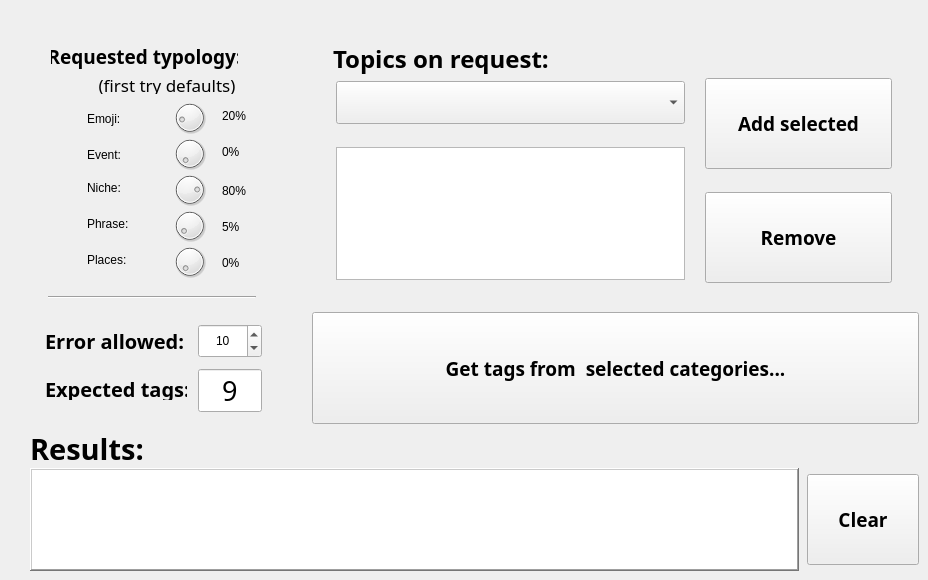
   <widget class="QWidget" name="generateHashtags">
    <property name="toolTip">
     <string extracomment="Request a collection of hashtags according to a series of categories you predefine, and some preselected types.">Request a collection of hashtags according to a series of categories you predefine, and some preselected types.</string>
    </property>
    <property name="toolTipDuration">
     <number>7777</number>
    </property>
    <attribute name="title">
     <string>Generate the Hashtags</string>
    </attribute>
    <widget class="QPlainTextEdit" name="plainTextEditGeneratedHashTags">
     <property name="geometry">
      <rect>
       <x>30</x>
       <y>468</y>
       <width>769</width>
       <height>103</height>
      </rect>
     </property>
     <property name="font">
      <font>
       <family>Arial</family>
       <pointsize>12</pointsize>
       <weight>50</weight>
       <bold>false</bold>
      </font>
     </property>
     <property name="toolTip">
      <string extracomment="Copy your hashtags below.">Copy your hashtags below.</string>
     </property>
     <property name="toolTipDuration">
      <number>7777</number>
     </property>
     <property name="frameShape">
      <enum>QFrame::WinPanel</enum>
     </property>
     <property name="frameShadow">
      <enum>QFrame::Raised</enum>
     </property>
    </widget>
    <widget class="QLabel" name="label">
     <property name="geometry">
      <rect>
       <x>30</x>
       <y>432</y>
       <width>142</width>
       <height>34</height>
      </rect>
     </property>
     <property name="font">
      <font>
       <family>Trebuchet MS</family>
       <pointsize>22</pointsize>
       <weight>75</weight>
       <bold>true</bold>
       <underline>false</underline>
      </font>
     </property>
     <property name="toolTip">
      <string extracomment="Copy your hashtags below.">Copy your hashtags below.</string>
     </property>
     <property name="toolTipDuration">
      <number>7777</number>
     </property>
     <property name="text">
      <string>Results:</string>
     </property>
    </widget>
    <widget class="QLabel" name="label_2">
     <property name="geometry">
      <rect>
       <x>45</x>
       <y>378</y>
       <width>142</width>
       <height>22</height>
      </rect>
     </property>
     <property name="font">
      <font>
       <family>Trebuchet MS</family>
       <pointsize>15</pointsize>
       <weight>75</weight>
       <bold>true</bold>
       <underline>false</underline>
      </font>
     </property>
     <property name="toolTip">
      <string extracomment="How many tags are you requesting?">How many tags are you requesting?</string>
     </property>
     <property name="toolTipDuration">
      <number>7777</number>
     </property>
     <property name="text">
      <string>Expected tags:</string>
     </property>
    </widget>
    <widget class="QLineEdit" name="lineEditExpectedTags">
     <property name="geometry">
      <rect>
       <x>198</x>
       <y>369</y>
       <width>64</width>
       <height>43</height>
      </rect>
     </property>
     <property name="font">
      <font>
       <family>Trebuchet MS</family>
       <pointsize>20</pointsize>
       <weight>50</weight>
       <bold>false</bold>
      </font>
     </property>
     <property name="toolTip">
      <string extracomment="How many tags are you requesting?">How many tags are you requesting?</string>
     </property>
     <property name="toolTipDuration">
      <number>7777</number>
     </property>
     <property name="text">
      <string>9</string>
     </property>
     <property name="alignment">
      <set>Qt::AlignCenter</set>
     </property>
    </widget>
    <widget class="QComboBox" name="comboBoxRequestSelectedTopics">
     <property name="geometry">
      <rect>
       <x>336</x>
       <y>81</y>
       <width>349</width>
       <height>43</height>
      </rect>
     </property>
     <property name="font">
      <font>
       <family>Arial</family>
       <pointsize>17</pointsize>
       <weight>50</weight>
       <bold>false</bold>
      </font>
     </property>
     <property name="toolTip">
      <string extracomment="According to the information you are tagging, please select which categories are better representatives. From these, hashtags will be chosen, specially if hashtags repeat and are present in more than one category.">According to the information you are tagging, please select which categories are better representatives. From these, hashtags will be chosen, specially if hashtags repeat and are present in more than one category.</string>
     </property>
    </widget>
    <widget class="QLabel" name="label_3">
     <property name="geometry">
      <rect>
       <x>333</x>
       <y>42</y>
       <width>367</width>
       <height>34</height>
      </rect>
     </property>
     <property name="font">
      <font>
       <family>Trebuchet MS</family>
       <pointsize>18</pointsize>
       <weight>75</weight>
       <bold>true</bold>
       <underline>false</underline>
      </font>
     </property>
     <property name="toolTip">
      <string extracomment="According to the information you are tagging, please select which categories are better representatives. From these, hashtags will be chosen, specially if hashtags repeat and are present in more than one category.">According to the information you are tagging, please select which categories are better representatives. From these, hashtags will be chosen, specially if hashtags repeat and are present in more than one category.</string>
     </property>
     <property name="text">
      <string>Topics on request:</string>
     </property>
    </widget>
    <widget class="QPushButton" name="pushButtonGetHashtags">
     <property name="geometry">
      <rect>
       <x>312</x>
       <y>312</y>
       <width>607</width>
       <height>112</height>
      </rect>
     </property>
     <property name="font">
      <font>
       <family>Lucida Sans Unicode</family>
       <pointsize>14</pointsize>
       <weight>75</weight>
       <bold>true</bold>
      </font>
     </property>
     <property name="cursor">
      <cursorShape>PointingHandCursor</cursorShape>
     </property>
     <property name="toolTip">
      <string extracomment="Select the hashtags according to your setting.">Select the hashtags according to your setting.</string>
     </property>
     <property name="toolTipDuration">
      <number>7777</number>
     </property>
     <property name="text">
      <string>Get tags from  selected categories...</string>
     </property>
    </widget>
    <widget class="QPushButton" name="pushButtonRequestsAddTopic">
     <property name="geometry">
      <rect>
       <x>705</x>
       <y>78</y>
       <width>187</width>
       <height>91</height>
      </rect>
     </property>
     <property name="font">
      <font>
       <family>Lucida Sans Unicode</family>
       <pointsize>14</pointsize>
       <weight>75</weight>
       <bold>true</bold>
      </font>
     </property>
     <property name="toolTip">
      <string extracomment="According to the information you are tagging, please select which categories are better representatives. From these, hashtags will be chosen, specially if hashtags repeat and are present in more than one category.">According to the information you are tagging, please select which categories are better representatives. From these, hashtags will be chosen, specially if hashtags repeat and are present in more than one category.</string>
     </property>
     <property name="text">
      <string>Add selected</string>
     </property>
    </widget>
    <widget class="QPushButton" name="pushButtonRequesteRemoveTopic">
     <property name="geometry">
      <rect>
       <x>705</x>
       <y>192</y>
       <width>187</width>
       <height>91</height>
      </rect>
     </property>
     <property name="font">
      <font>
       <family>Lucida Sans Unicode</family>
       <pointsize>14</pointsize>
       <weight>75</weight>
       <bold>true</bold>
      </font>
     </property>
     <property name="toolTip">
      <string extracomment="According to the information you are tagging, please select which categories are better representatives. From these, hashtags will be chosen, specially if hashtags repeat and are present in more than one category.">According to the information you are tagging, please select which categories are better representatives. From these, hashtags will be chosen, specially if hashtags repeat and are present in more than one category.</string>
     </property>
     <property name="text">
      <string>Remove</string>
     </property>
    </widget>
    <widget class="QLabel" name="label_32">
     <property name="geometry">
      <rect>
       <x>87</x>
       <y>111</y>
       <width>109</width>
       <height>16</height>
      </rect>
     </property>
     <property name="toolTip">
      <string extracomment="Emoji type hashtags relate to sentiments and feelings. They convey shared attitudes and similar meanings idependently of the category.">Emoji type hashtags relate to sentiments and feelings. They convey shared attitudes and similar meanings idependently of the category.</string>
     </property>
     <property name="toolTipDuration">
      <number>7777</number>
     </property>
     <property name="text">
      <string>Emoji:</string>
     </property>
    </widget>
    <widget class="QLabel" name="label_33">
     <property name="geometry">
      <rect>
       <x>87</x>
       <y>147</y>
       <width>109</width>
       <height>16</height>
      </rect>
     </property>
     <property name="toolTip">
      <string extracomment="Event type hashtags are referred to contingent happenings, maybe upcoming, may in the past. They are temporarily bound to the meaning, non necessarily relating to commercial events."/>
     </property>
     <property name="toolTipDuration">
      <number>7777</number>
     </property>
     <property name="text">
      <string>Event:</string>
     </property>
    </widget>
    <widget class="QLabel" name="label_34">
     <property name="geometry">
      <rect>
       <x>87</x>
       <y>180</y>
       <width>109</width>
       <height>16</height>
      </rect>
     </property>
     <property name="toolTip">
      <string extracomment="Niche type hashtags are the ones that call directly on some public or circle. It's an allusion to a group of people.">Niche type hashtags are the ones that call directly on some public or circle. It's an allusion to a group of people.</string>
     </property>
     <property name="toolTipDuration">
      <number>7777</number>
     </property>
     <property name="text">
      <string>Niche:</string>
     </property>
    </widget>
    <widget class="QLabel" name="label_35">
     <property name="geometry">
      <rect>
       <x>87</x>
       <y>216</y>
       <width>109</width>
       <height>16</height>
      </rect>
     </property>
     <property name="toolTip">
      <string extracomment="Phrase or daily hashtags convey philosophical or rutinary meanings. Memes, quotes and common sayigs should rank high in this type.">Phrase or daily hashtags convey philosophical or rutinary meanings. Memes, quotes and common sayigs should rank high in this type.</string>
     </property>
     <property name="toolTipDuration">
      <number>7777</number>
     </property>
     <property name="text">
      <string>Phrase:</string>
     </property>
    </widget>
    <widget class="QLabel" name="label_36">
     <property name="geometry">
      <rect>
       <x>87</x>
       <y>252</y>
       <width>109</width>
       <height>16</height>
      </rect>
     </property>
     <property name="toolTip">
      <string extracomment="Places or location hashtags relate directly to a phisical space, geographic location or even virtual. ">Places or location hashtags relate directly to a phisical space, geographic location or even virtual. </string>
     </property>
     <property name="toolTipDuration">
      <number>7777</number>
     </property>
     <property name="text">
      <string>Places:</string>
     </property>
    </widget>
    <widget class="QDial" name="dialRequestEmoji">
     <property name="geometry">
      <rect>
       <x>171</x>
       <y>99</y>
       <width>37</width>
       <height>37</height>
      </rect>
     </property>
     <property name="toolTip">
      <string extracomment="Emoji type hashtags relate to sentiments and feelings. They convey shared attitudes and similar meanings idependently of the category.">Emoji type hashtags relate to sentiments and feelings. They convey shared attitudes and similar meanings idependently of the category.</string>
     </property>
     <property name="toolTipDuration">
      <number>7777</number>
     </property>
     <property name="maximum">
      <number>100</number>
     </property>
     <property name="value">
      <number>15</number>
     </property>
    </widget>
    <widget class="QDial" name="dialRequestEvent">
     <property name="geometry">
      <rect>
       <x>171</x>
       <y>135</y>
       <width>37</width>
       <height>37</height>
      </rect>
     </property>
     <property name="toolTip">
      <string extracomment="Event type hashtags are referred to contingent happenings, maybe upcoming, may in the past. They are temporarily bound to the meaning, non necessarily relating to commercial events.">Event type hashtags are referred to contingent happenings, maybe upcoming, may in the past. They are temporarily bound to the meaning, non necessarily relating to commercial events.</string>
     </property>
     <property name="toolTipDuration">
      <number>7777</number>
     </property>
     <property name="maximum">
      <number>100</number>
     </property>
    </widget>
    <widget class="QDial" name="dialRequestNiche">
     <property name="geometry">
      <rect>
       <x>171</x>
       <y>171</y>
       <width>37</width>
       <height>37</height>
      </rect>
     </property>
     <property name="toolTip">
      <string extracomment="Niche type hashtags are the ones that call directly on some public or circle. It's an allusion to a group of people.">Niche type hashtags are the ones that call directly on some public or circle. It's an allusion to a group of people.</string>
     </property>
     <property name="toolTipDuration">
      <number>7777</number>
     </property>
     <property name="maximum">
      <number>100</number>
     </property>
     <property name="value">
      <number>80</number>
     </property>
    </widget>
    <widget class="QDial" name="dialRequestPhrase">
     <property name="geometry">
      <rect>
       <x>171</x>
       <y>207</y>
       <width>37</width>
       <height>37</height>
      </rect>
     </property>
     <property name="toolTip">
      <string extracomment="Phrase or daily hashtags convey philosophical or rutinary meanings. Memes, quotes and common sayigs should rank high in this type.">Phrase or daily hashtags convey philosophical or rutinary meanings. Memes, quotes and common sayigs should rank high in this type.</string>
     </property>
     <property name="toolTipDuration">
      <number>7777</number>
     </property>
     <property name="maximum">
      <number>100</number>
     </property>
     <property name="value">
      <number>5</number>
     </property>
    </widget>
    <widget class="QDial" name="dialRequestPlaces">
     <property name="geometry">
      <rect>
       <x>171</x>
       <y>243</y>
       <width>37</width>
       <height>37</height>
      </rect>
     </property>
     <property name="toolTip">
      <string extracomment="Places or location hashtags relate directly to a phisical space, geographic location or even virtual. ">Places or location hashtags relate directly to a phisical space, geographic location or even virtual. </string>
     </property>
     <property name="toolTipDuration">
      <number>7777</number>
     </property>
     <property name="maximum">
      <number>100</number>
     </property>
    </widget>
    <widget class="QLabel" name="labelRequestPercentEmoji">
     <property name="geometry">
      <rect>
       <x>222</x>
       <y>108</y>
       <width>43</width>
       <height>16</height>
      </rect>
     </property>
     <property name="font">
      <font>
       <family>Arial</family>
       <weight>50</weight>
       <bold>false</bold>
      </font>
     </property>
     <property name="toolTip">
      <string extracomment="Emoji type hashtags relate to sentiments and feelings. They convey shared attitudes and similar meanings idependently of the category.">Emoji type hashtags relate to sentiments and feelings. They convey shared attitudes and similar meanings idependently of the category.</string>
     </property>
     <property name="toolTipDuration">
      <number>7777</number>
     </property>
     <property name="text">
      <string>20%</string>
     </property>
    </widget>
    <widget class="QLabel" name="labelRequestPercentEvent">
     <property name="geometry">
      <rect>
       <x>222</x>
       <y>144</y>
       <width>43</width>
       <height>16</height>
      </rect>
     </property>
     <property name="font">
      <font>
       <family>Arial</family>
       <weight>50</weight>
       <bold>false</bold>
      </font>
     </property>
     <property name="toolTip">
      <string extracomment="Event type hashtags are referred to contingent happenings, maybe upcoming, may in the past. They are temporarily bound to the meaning, non necessarily relating to commercial events.">Event type hashtags are referred to contingent happenings, maybe upcoming, may in the past. They are temporarily bound to the meaning, non necessarily relating to commercial events.</string>
     </property>
     <property name="toolTipDuration">
      <number>7777</number>
     </property>
     <property name="text">
      <string>0%</string>
     </property>
    </widget>
    <widget class="QLabel" name="labelRequestPercentNiche">
     <property name="geometry">
      <rect>
       <x>222</x>
       <y>183</y>
       <width>43</width>
       <height>16</height>
      </rect>
     </property>
     <property name="font">
      <font>
       <family>Arial</family>
       <weight>50</weight>
       <bold>false</bold>
      </font>
     </property>
     <property name="toolTip">
      <string extracomment="Niche type hashtags are the ones that call directly on some public or circle. It's an allusion to a group of people.">Niche type hashtags are the ones that call directly on some public or circle. It's an allusion to a group of people.</string>
     </property>
     <property name="toolTipDuration">
      <number>7777</number>
     </property>
     <property name="text">
      <string>80%</string>
     </property>
    </widget>
    <widget class="QLabel" name="labelRequestPercentPhrase">
     <property name="geometry">
      <rect>
       <x>222</x>
       <y>219</y>
       <width>43</width>
       <height>16</height>
      </rect>
     </property>
     <property name="font">
      <font>
       <family>Arial</family>
       <weight>50</weight>
       <bold>false</bold>
      </font>
     </property>
     <property name="toolTip">
      <string extracomment="Phrase or daily hashtags convey philosophical or rutinary meanings. Memes, quotes and common sayigs should rank high in this type.">Phrase or daily hashtags convey philosophical or rutinary meanings. Memes, quotes and common sayigs should rank high in this type.</string>
     </property>
     <property name="toolTipDuration">
      <number>7777</number>
     </property>
     <property name="text">
      <string>5%</string>
     </property>
    </widget>
    <widget class="QLabel" name="labelRequestPercentPlaces">
     <property name="geometry">
      <rect>
       <x>222</x>
       <y>255</y>
       <width>43</width>
       <height>16</height>
      </rect>
     </property>
     <property name="font">
      <font>
       <family>Arial</family>
       <weight>50</weight>
       <bold>false</bold>
      </font>
     </property>
     <property name="toolTip">
      <string extracomment="Places or location hashtags relate directly to a phisical space, geographic location or even virtual. ">Places or location hashtags relate directly to a phisical space, geographic location or even virtual. </string>
     </property>
     <property name="toolTipDuration">
      <number>7777</number>
     </property>
     <property name="text">
      <string>0%</string>
     </property>
    </widget>
    <widget class="QLabel" name="label_9">
     <property name="geometry">
      <rect>
       <x>45</x>
       <y>330</y>
       <width>142</width>
       <height>22</height>
      </rect>
     </property>
     <property name="font">
      <font>
       <family>Trebuchet MS</family>
       <pointsize>15</pointsize>
       <weight>75</weight>
       <bold>true</bold>
       <underline>false</underline>
      </font>
     </property>
     <property name="toolTip">
      <string extracomment="Please set the error allowed. This value also actas as randomizer, from 5% to 50%, and permits some degree of overlapping on non-zero categories and types.">Please set the error allowed. This value also actas as randomizer, from 5% to 50%, and permits some degree of overlapping on non-zero categories and types.</string>
     </property>
     <property name="toolTipDuration">
      <number>7777</number>
     </property>
     <property name="text">
      <string>Error allowed:</string>
     </property>
    </widget>
    <widget class="QLabel" name="label_13">
     <property name="geometry">
      <rect>
       <x>51</x>
       <y>42</y>
       <width>187</width>
       <height>28</height>
      </rect>
     </property>
     <property name="font">
      <font>
       <family>Trebuchet MS</family>
       <pointsize>14</pointsize>
       <weight>75</weight>
       <bold>true</bold>
       <underline>false</underline>
      </font>
     </property>
     <property name="toolTip">
      <string extracomment="Please take a moment to fill taste of your request. Depending on the type of information you are tagging, the program can select a better combiation of hashtags.">Please take a moment to fill taste of your request. Depending on the type of information you are tagging, the program can select a better combiation of hashtags.</string>
     </property>
     <property name="toolTipDuration">
      <number>7777</number>
     </property>
     <property name="text">
      <string>Requested typology:</string>
     </property>
     <property name="alignment">
      <set>Qt::AlignCenter</set>
     </property>
    </widget>
    <widget class="QLabel" name="label_14">
     <property name="geometry">
      <rect>
       <x>90</x>
       <y>75</y>
       <width>154</width>
       <height>19</height>
      </rect>
     </property>
     <property name="font">
      <font>
       <family>Trebuchet MS</family>
       <pointsize>13</pointsize>
       <weight>50</weight>
       <bold>false</bold>
      </font>
     </property>
     <property name="toolTip">
      <string extracomment="Please take a moment to fill taste of your request. Depending on the type of information you are tagging, the program can select a better combiation of hashtags.">Please take a moment to fill taste of your request. Depending on the type of information you are tagging, the program can select a better combiation of hashtags.</string>
     </property>
     <property name="toolTipDuration">
      <number>7777</number>
     </property>
     <property name="text">
      <string>(first try defaults)</string>
     </property>
     <property name="alignment">
      <set>Qt::AlignCenter</set>
     </property>
    </widget>
    <widget class="QListView" name="listWidgetRequestedTopics">
     <property name="geometry">
      <rect>
       <x>336</x>
       <y>147</y>
       <width>349</width>
       <height>133</height>
      </rect>
     </property>
     <property name="font">
      <font>
       <family>Arial</family>
       <pointsize>14</pointsize>
       <weight>75</weight>
       <bold>true</bold>
      </font>
     </property>
     <property name="toolTip">
      <string extracomment="According to the information you are tagging, please select which categories are better representatives. From these, hashtags will be chosen, specially if hashtags repeat and are present in more than one category.">According to the information you are tagging, please select which categories are better representatives. From these, hashtags will be chosen, specially if hashtags repeat and are present in more than one category.</string>
     </property>
    </widget>
    <widget class="QSpinBox" name="spinBoxError">
     <property name="geometry">
      <rect>
       <x>198</x>
       <y>324</y>
       <width>64</width>
       <height>34</height>
      </rect>
     </property>
     <property name="font">
      <font>
       <family>Arial</family>
       <weight>50</weight>
       <bold>false</bold>
      </font>
     </property>
     <property name="toolTip">
      <string extracomment="Please set the error allowed. This value also actas as randomizer, from 5% to 50%, and permits some degree of overlapping on non-zero categories and types.">Please set the error allowed. This value also actas as randomizer, from 5% to 50%, and permits some degree of overlapping on non-zero categories and types.</string>
     </property>
     <property name="toolTipDuration">
      <number>7777</number>
     </property>
     <property name="alignment">
      <set>Qt::AlignCenter</set>
     </property>
     <property name="minimum">
      <number>5</number>
     </property>
     <property name="maximum">
      <number>50</number>
     </property>
     <property name="value">
      <number>10</number>
     </property>
    </widget>
    <widget class="QPushButton" name="pushButtonRequestsAddTopic_2">
     <property name="geometry">
      <rect>
       <x>807</x>
       <y>474</y>
       <width>112</width>
       <height>91</height>
      </rect>
     </property>
     <property name="font">
      <font>
       <family>Lucida Sans Unicode</family>
       <pointsize>14</pointsize>
       <weight>75</weight>
       <bold>true</bold>
      </font>
     </property>
     <property name="toolTip">
      <string extracomment="Clear results">Clear results</string>
     </property>
     <property name="toolTipDuration">
      <number>7777</number>
     </property>
     <property name="text">
      <string>Clear</string>
     </property>
    </widget>
    <widget class="Line" name="line_8">
     <property name="geometry">
      <rect>
       <x>48</x>
       <y>294</y>
       <width>208</width>
       <height>6</height>
      </rect>
     </property>
     <property name="toolTip">
      <string/>
     </property>
     <property name="toolTipDuration">
      <number>7777</number>
     </property>
     <property name="orientation">
      <enum>Qt::Horizontal</enum>
     </property>
    </widget>
   </widget>
